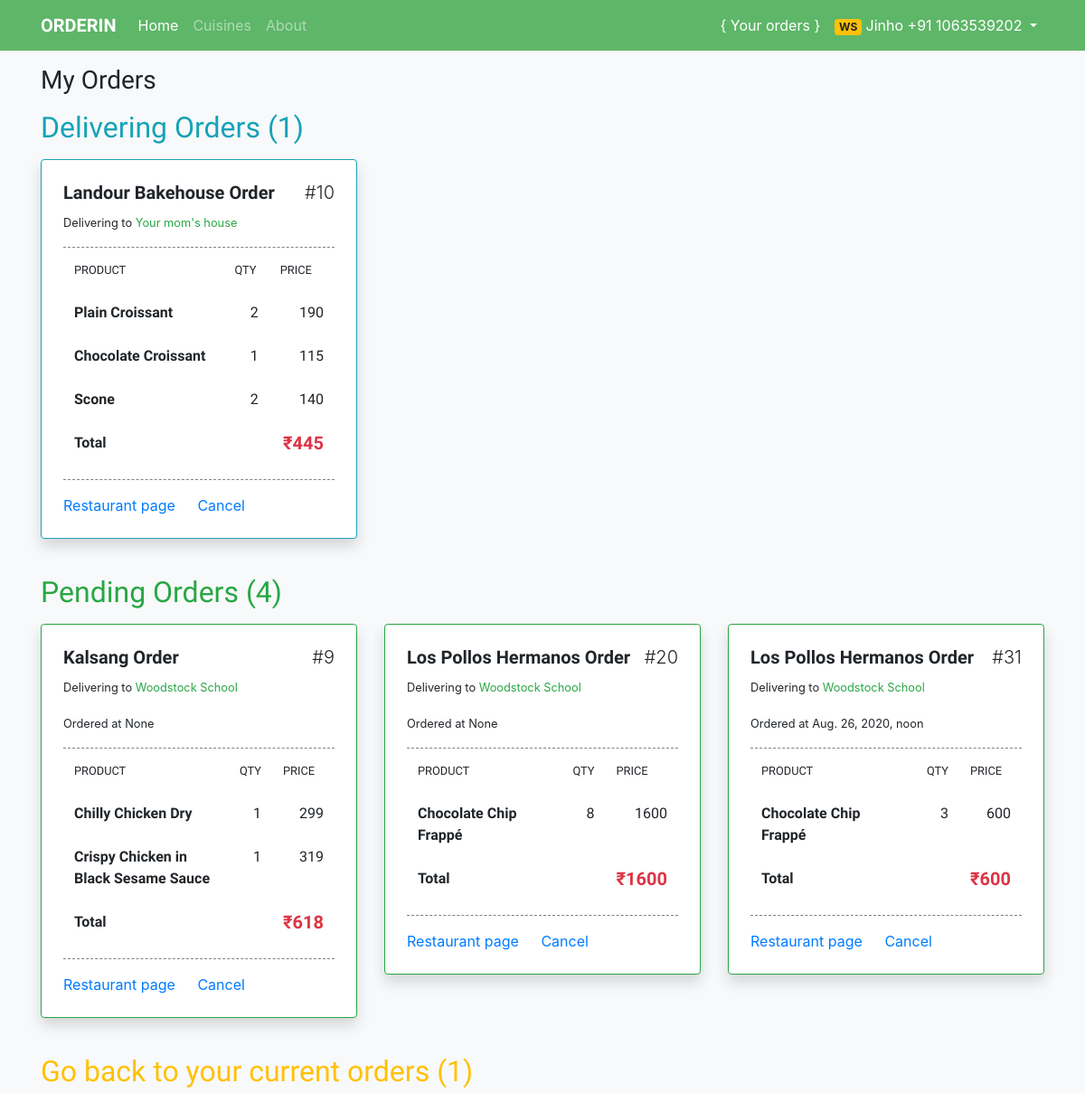
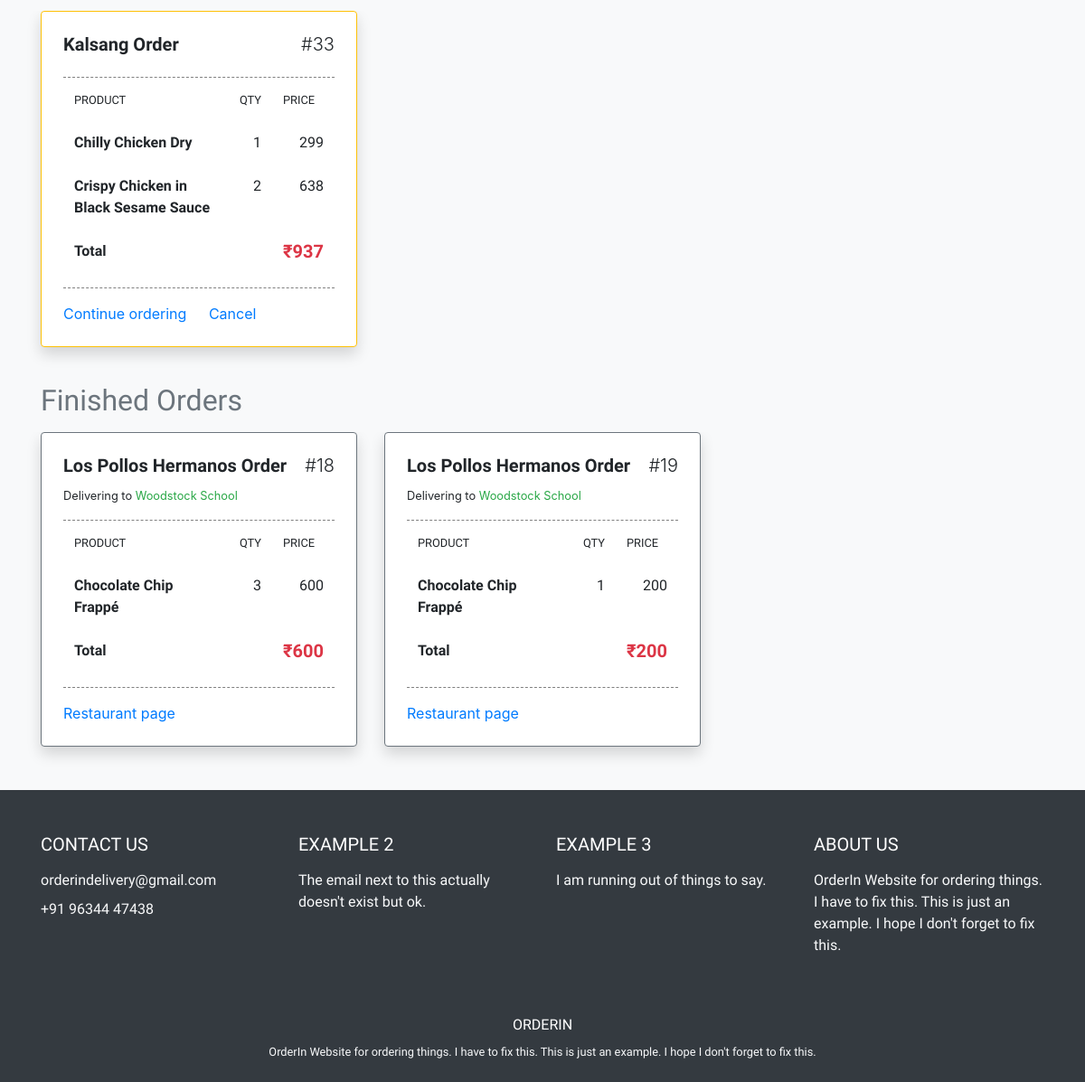
The page /orders (signed in) on the database its author committed (2 pictures, top to bottom).
### food/models.py (models this page shows, shortened)
class Profile(models.Model):
    user = models.OneToOneField(User, on_delete=models.CASCADE)
    location = models.CharField(max_length=64, blank=True)
    phoneNumber = models.CharField(max_length=64, blank=True)
    woodstock = models.BooleanField(default=False, blank=True)
    otp = models.CharField(max_length=64, default='')
    ownedRestaurant = models.ForeignKey(Restaurant, on_delete=models.CASCADE, related_name='owners', null=True)
    birthDate = models.DateField(null=True, blank=True)
    totalSpent = models.IntegerField(default=0)

class Order(models.Model):
    user = models.ForeignKey(User, on_delete=models.CASCADE, related_name='orders')
    restaurant = models.ForeignKey(Restaurant, on_delete=models.CASCADE, related_name='orders')
    address = models.CharField(max_length=100, blank=True)
    status = models.IntegerField(default=0)
    orderedTime = models.DateTimeField(null=True)
    confirmedTime = models.DateTimeField(null=True)
    deliveredTime = models.DateTimeField(null=True)
    totalPrice = models.IntegerField(default=0)

class Restaurant(models.Model):
    name = models.CharField(max_length=50)
    nick = models.CharField(max_length=10, blank=True)
    cuisine = models.ManyToManyField(Cuisine, related_name='restaurants')
    description = models.TextField(blank=True)
    phoneNumber = models.CharField(max_length=50, blank=True)
    url = models.URLField(blank=True)
    openTime = models.TimeField(blank=True, null=True)
    closeTime = models.TimeField(blank=True, null=True)
    orderTime = models.TimeField(blank=True, null=True)
    totalOrderCount = models.IntegerField(default=0)
    averageOrderTime = models.TimeField(blank=True, null=True)
    averageCost = models.IntegerField(blank=True, null=True)

class OrderItem(models.Model):
    orderList = models.ForeignKey(Order, on_delete=models.CASCADE, related_name='items')
    menuItem = models.ForeignKey(MenuItem, on_delete=models.CASCADE, related_name='orders')
    price = models.IntegerField(default=0)
    count = models.IntegerField(default=0)

class MenuItem(models.Model):
    name = models.CharField(max_length=50)
    price = models.IntegerField()
    description = models.TextField(blank=True)
    image = models.ImageField(upload_to='menu_item', blank=True)
    category = models.ForeignKey('Category', on_delete=models.CASCADE, related_name='menu', null=True)
    totalCount = models.IntegerField(default=0)

### food/views.py (the view)
# urls.py: path("orders", views.orders, name='orders'),
def orders(request):
    if not request.user.is_authenticated:
        return HttpResponseRedirect(reverse('login'))
    else:
        context = {
            "choosingOrders": request.user.orders.annotate(num_items=Count('items')).filter(status=0).exclude(num_items=0),
            "pendingOrders": request.user.orders.filter(status=1),
            "deliveringOrders": request.user.orders.filter(status=2),
            "deliveredOrders": request.user.orders.filter(status=3),
            "phoneNumber": request.user.profile.phoneNumber
        }
        return render(request, "food/orders.html", context)

### food/templatetags/food_extra.py (called while the page is built)
@register.filter
def multiply(value, arg):
    return value * arg

### food/templates/food/orders.html (shortened to what this page needs)
{% extends "food/base.html" %}
{% load static %}
{% load food_extra %}
{% block body %}
<h3 class="my-3" id="f1">My Orders</h3>
{% if deliveringOrders %}
  <h2 class="text-info" id="logo">Delivering Orders ({{ deliveringOrders.count }})</h2>
  <div class="row my-3 d-flex flex-nowrap" style="overflow-x: auto; scroll-snap-type: x mandatory;">
    {% for order in deliveringOrders %}
      <div class="col-12 col-lg-4" style="scroll-snap-align: start;">
        <div class="card shadow mb-4 border-info">
          <div class="card-body py-4 px-4" id="order-div">
            <div class="d-flex justify-content-between">
              <h5 class="card-text font-weight-bold f2">{{ order.restaurant.name }} Order</h5>
              <h5 class="font-weight-light">#{{ order.id }}</h5>
            </div>
            <p><small>Delivering to <a href="https://maps.google.com/?q={{ order.address }}" class="text-success" target="_blank">{{ order.address }}</a></small></p>
            <hr class="orderList">
            <table class="table table-borderless f2 mt-n3">
              <thead>
                 <tr class="font-weight-bold">
                   <th scope="col"><small>PRODUCT</small></th>
                   <th scope="col"><small>QTY</small></th>
                   <th scope="col"><small>PRICE</small></th>
                 </tr>
               </thead>
              <tbody id="order-list">
                  {% for item in order.items.all %}
                    <tr id="order-item-{{ item.id }}">
                      <td class="font-weight-bold">{{ item.menuItem.name }}</td>
                      <td class="text-right item-count">{{ item.count }}</td>
                      <td class="text-right item-price">{{ item.menuItem.price|multiply:item.count }}</td>
                    </tr>
                  {% endfor %}
              </tbody>
              <tfoot>
                <tr class="font-weight-bold">
                    <td>Total</td>
                    <td></td>
                    <td class="text-right text-danger"><h5 class=" font-weight-bold" id="f1"><span id="total-price">&#8377;{{ order.totalPrice }}</span></h5></td>
                </tr>
              </tfoot>
            </table>
            <hr class="orderList mt-n2">
            <a href="{% url 'restaurant' order.restaurant.id %}" class="card-link">Restaurant page</a>
            <a href="#" class="card-link">Cancel</a>
          </div>
        </div>
      </div>
    {% endfor %}
  </div>
{% endif %}
{% if pendingOrders %}
  <h2 class="text-success" id="logo">Pending Orders ({{ pendingOrders.count }})</h2>
  <div >
    <div class="row my-3 d-flex flex-nowrap" style="overflow-x: auto; scroll-snap-type: x mandatory;">
      {% for order in pendingOrders %}
        <div class="col-12 col-lg-4" style="scroll-snap-align: start;">
          <div class="card shadow mb-4 border-success">
            <div class="card-body py-4 px-4" id="order-div">
              <div class="d-flex justify-content-between">
                <h5 class="card-text font-weight-bold f2">{{ order.restaurant.name }} Order</h5>
                <h5 class="font-weight-light">#{{ order.id }}</h5>
              </div>
              <p><small>Delivering to <a href="https://maps.google.com/?q={{ order.address }}" class="text-success" target="_blank">{{ order.address }}</a></small></p>
              <p><small>Ordered at {{ order.orderedTime }}</small></p>
              <hr class="orderList">
              <table class="table table-borderless f2 mt-n3">
                <thead>
                   <tr class="font-weight-bold">
                     <th scope="col"><small>PRODUCT</small></th>
                     <th scope="col"><small>QTY</small></th>
                     <th scope="col"><small>PRICE</small></th>
                   </tr>
                 </thead>
                <tbody id="order-list">
                    {% for item in order.items.all %}
                      <tr id="order-item-{{ item.id }}">
                        <td class="font-weight-bold">{{ item.menuItem.name }}</td>
                        <td class="text-right item-count">{{ item.count }}</td>
                        <td class="text-right item-price">{{ item.menuItem.price|multiply:item.count }}</td>
                      </tr>
                    {% endfor %}
                </tbody>
                <tfoot>
                  <tr class="font-weight-bold">
                      <td>Total</td>
                      <td></td>
                      <td class="text-right text-danger"><h5 class=" font-weight-bold" id="f1"><span id="total-price">&#8377;{{ order.totalPrice }}</span></h5></td>
                  </tr>
                </tfoot>
              </table>
              <hr class="orderList mt-n2">
              <a href="{% url 'restaurant' order.restaurant.id %}" class="card-link">Restaurant page</a>
              <a href="#" class="card-link">Cancel</a>
            </div>
          </div>
        </div>
      {% endfor %}
    </div>
  </div>
{% endif %}
{% if choosingOrders %}
  <h2 class="text-warning" id="logo">Go back to your current orders ({{ choosingOrders.count }})</h2>
  <div class="row my-3 d-flex flex-nowrap" style="overflow-x: auto; scroll-snap-type: x mandatory;">
    {% for order in choosingOrders %}
      <div class="col-12 col-lg-4" style="scroll-snap-align: start;">
        <div class="card shadow mb-4 border-warning">
          <div class="card-body py-4 px-4" id="order-div">
            <div class="d-flex justify-content-between">
              <h5 class="card-text font-weight-bold f2">{{ order.restaurant.name }} Order</h5>
              <h5 class="font-weight-light">#{{ order.id }}</h5>
            </div>
            <hr class="orderList">
            <table class="table table-borderless f2 mt-n3">
              <thead>
                 <tr class="font-weight-bold">
                   <th scope="col"><small>PRODUCT</small></th>
                   <th scope="col"><small>QTY</small></th>
                   <th scope="col"><small>PRICE</small></th>
                 </tr>
               </thead>
              <tbody id="order-list">
                  {% for item in order.items.all %}
                    <tr id="order-item-{{ item.id }}">
                      <td class="font-weight-bold">{{ item.menuItem.name }}</td>
                      <td class="text-right item-count">{{ item.count }}</td>
                      <td class="text-right item-price">{{ item.menuItem.price|multiply:item.count }}</td>
                    </tr>
                  {% endfor %}
              </tbody>
              <tfoot>
                <tr class="font-weight-bold">
                    <td>Total</td>
                    <td></td>
                    <td class="text-right text-danger"><h5 class=" font-weight-bold" id="f1"><span id="total-price">&#8377;{{ order.totalPrice }}</span></h5></td>
                </tr>
              </tfoot>
            </table>
            <hr class="orderList mt-n2">
            <a href="{% url 'restaurant' order.restaurant.id %}" class="card-link">Continue ordering</a>
            <a href="#" class="card-link">Cancel</a>
          </div>
        </div>
      </div>
    {% endfor %}
  </div>
{% endif %}
{% if deliveredOrders %}
  <h2 class="text-secondary" id="logo">Finished Orders</h2>
  <div class="row my-3 d-flex flex-nowrap" style="overflow-x: auto; scroll-snap-type: x mandatory;">
    {% for order in deliveredOrders %}
      <div class="col-12 col-lg-4" style="scroll-snap-align: start;">
        <div class="card shadow mb-4 border-secondary">
          <div class="card-body py-4 px-4" id="order-div">
            <div class="d-flex justify-content-between">
              <h5 class="card-text font-weight-bold f2">{{ order.restaurant.name }} Order</h5>
              <h5 class="font-weight-light">#{{ order.id }}</h5>
            </div>
            <p><small>Delivering to <a href="https://maps.google.com/?q={{ order.address }}" class="text-success" target="_blank">{{ order.address }}</a></small></p>
            <hr class="orderList">
            <table class="table table-borderless f2 mt-n3">
              <thead>
                 <tr class="font-weight-bold">
                   <th scope="col"><small>PRODUCT</small></th>
                   <th scope="col"><small>QTY</small></th>
                   <th scope="col"><small>PRICE</small></th>
                 </tr>
               </thead>
              <tbody id="order-list">
                  {% for item in order.items.all %}
                    <tr id="order-item-{{ item.id }}">
                      <td class="font-weight-bold">{{ item.menuItem.name }}</td>
                      <td class="text-right item-count">{{ item.count }}</td>
                      <td class="text-right item-price">{{ item.menuItem.price|multiply:item.count }}</td>
                    </tr>
                  {% endfor %}
              </tbody>
              <tfoot>
                <tr class="font-weight-bold">
                    <td>Total</td>
                    <td></td>
                    <td class="text-right text-danger"><h5 class=" font-weight-bold" id="f1"><span id="total-price">&#8377;{{ order.totalPrice }}</span></h5></td>
                </tr>
              </tfoot>
            </table>
            <hr class="orderList mt-n2">
            <a href="{% url 'restaurant' order.restaurant.id %}" class="card-link">Restaurant page</a>
          </div>
        </div>
      </div>
    {% endfor %}
  </div>
{% endif %}
{% endblock %}

### food/templates/food/nav.html (shortened to what this page needs)
<nav class="navbar sticky-top navbar-expand-lg navbar-dark" id="navback">
  <div class="container">
  <a class="navbar-brand font-weight-bold" href="{% url 'index' %}" id="logo">ORDERIN</a>
  <div class="collapse navbar-collapse" id="navbarSupportedContent">
    <ul class="navbar-nav mr-auto">
      <li class="nav-item active">
        <a class="nav-link" href="{% url 'index' %}">Home  <span class="sr-only">(current)</span></a>
      </li>
      <li class="nav-item">
        <a class="nav-link" href="{% url 'cuisines' %}">Cuisines</a>
      </li>
      <li class="nav-item">
        <a class="nav-link" href="{% url 'about' %}">About</a>
      </li>
    </ul>
    {% if request.user.is_authenticated %}
    <ul class="navbar-nav ml-auto">
      <li class="nav-item">
        <a class="nav-link text-white" href="{% url 'orders' %}">{ Your orders }</a>
      </li>
      <li class="nav-item dropdown">
        <a class="nav-link dropdown-toggle text-white" href="#" id="navbarDropdown" role="button" data-toggle="dropdown" aria-haspopup="true" aria-expanded="false">
          {% if user.profile.woodstock == True %}
            <span class="badge badge-warning">WS</span>
          {% endif %}
          {{ user.username|title }}
          {% if user.profile.phoneNumber %}+91 {{ user.profile.phoneNumber }}{% else %}<span class="badge badge-light">1</span>{% endif %}
        </a>
      </li>
    </ul>
    {% else %}
    <a class="btn btn-outline-light border-0 my-2 my-sm-0 mx-0 mx-md-2 d-block" href="{% url 'login' %}">Login</a>
    <a class="btn btn-outline-light my-2 my-sm-0 d-block" href="{% url 'register' %}">Register</a>
    {% endif %}
  </div>
  </div>
</nav>

### static/food/index.css (style rules this page uses)
#logo { font-family: 'Roboto Condensed', sans-serif; }
#navback { background-color: #5EB668 !important; }
#f1 { font-family: 'Nanum Gothic', sans-serif; }
.f2 { font-family: 'Raleway', sans-serif; }
.orderList { border-top: 1px dashed grey; }

### rows shown on the page
Order: restaurant.name "Landour Bakehouse", id "10", address "Your mom's house", totalPrice "445"
OrderItem: menuItem.name "Plain Croissant", count "2", menuItem.price|multiply "190"
OrderItem: menuItem.name "Chocolate Croissant", count "1", menuItem.price|multiply "115"
OrderItem: menuItem.name "Scone", count "2", menuItem.price|multiply "140"
Order: restaurant.name "Kalsang", id "9", address "Woodstock School", orderedTime "None", totalPrice "618"
OrderItem: menuItem.name "Chilly Chicken Dry", count "1", menuItem.price|multiply "299"
OrderItem: menuItem.name "Crispy Chicken in Black Sesame Sauce", count "1", menuItem.price|multiply "319"
Order: restaurant.name "Los Pollos Hermanos", id "20", address "Woodstock School", orderedTime "None", totalPrice "1600"
OrderItem: menuItem.name "Chocolate Chip Frappé", count "8", menuItem.price|multiply "1600"
Order: restaurant.name "Los Pollos Hermanos", id "31", address "Woodstock School", orderedTime "Aug. 26, 2020, noon", totalPrice "600"
OrderItem: menuItem.name "Chocolate Chip Frappé", count "3", menuItem.price|multiply "600"
Order: restaurant.name "Kalsang", id "33", totalPrice "937"
OrderItem: menuItem.name "Chilly Chicken Dry", count "1", menuItem.price|multiply "299"
OrderItem: menuItem.name "Crispy Chicken in Black Sesame Sauce", count "2", menuItem.price|multiply "638"
Order: restaurant.name "Los Pollos Hermanos", id "18", address "Woodstock School", totalPrice "600"
OrderItem: menuItem.name "Chocolate Chip Frappé", count "3", menuItem.price|multiply "600"
Order: restaurant.name "Los Pollos Hermanos", id "19", address "Woodstock School", totalPrice "200"
OrderItem: menuItem.name "Chocolate Chip Frappé", count "1", menuItem.price|multiply "200"

### other values the page prints
{{ user.username|title }} "Jinho"
{{ user.profile.phoneNumber }} "1063539202"
{{ deliveringOrders.count }} "1"
{{ pendingOrders.count }} "4"
{{ choosingOrders.count }} "1"
